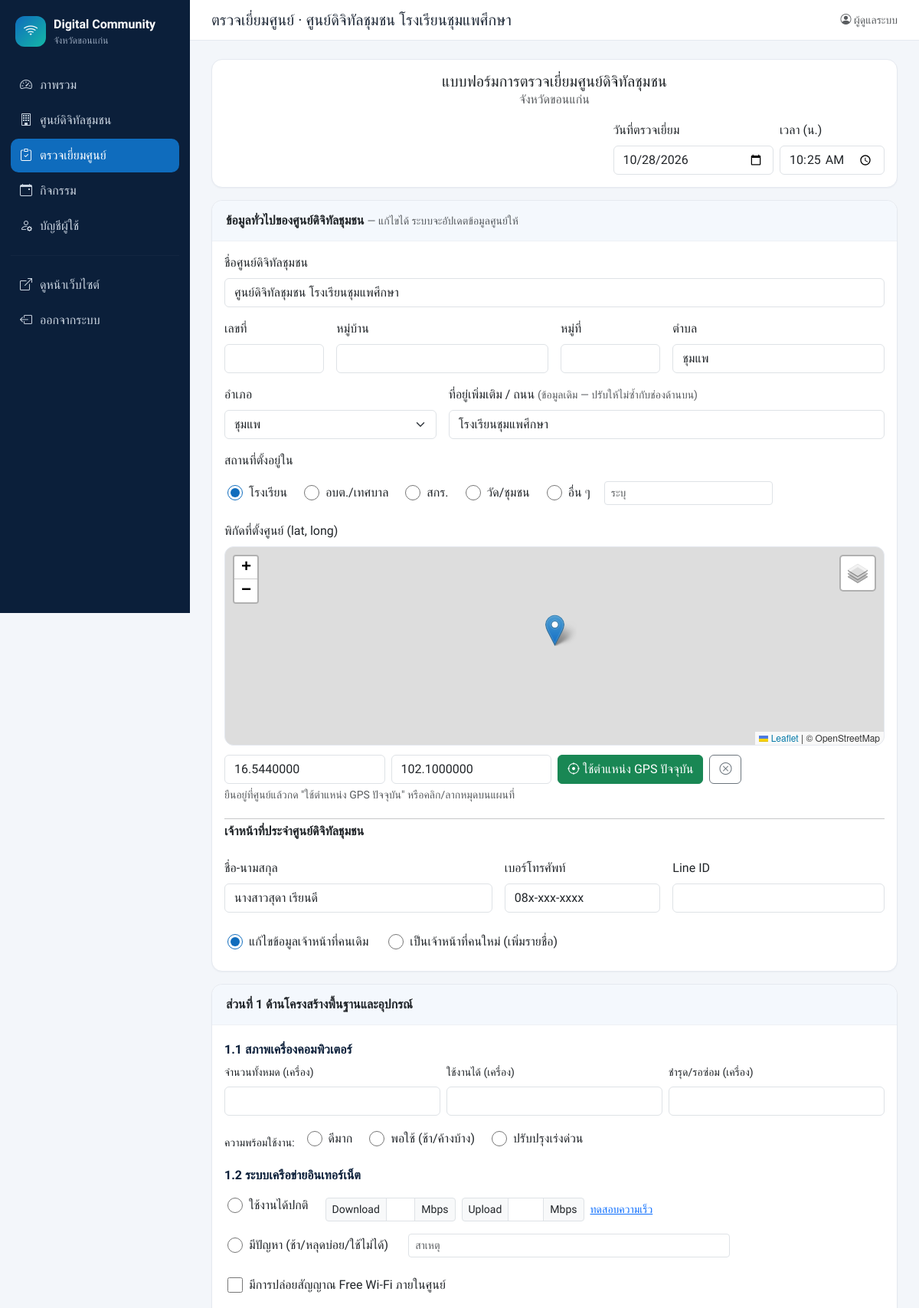
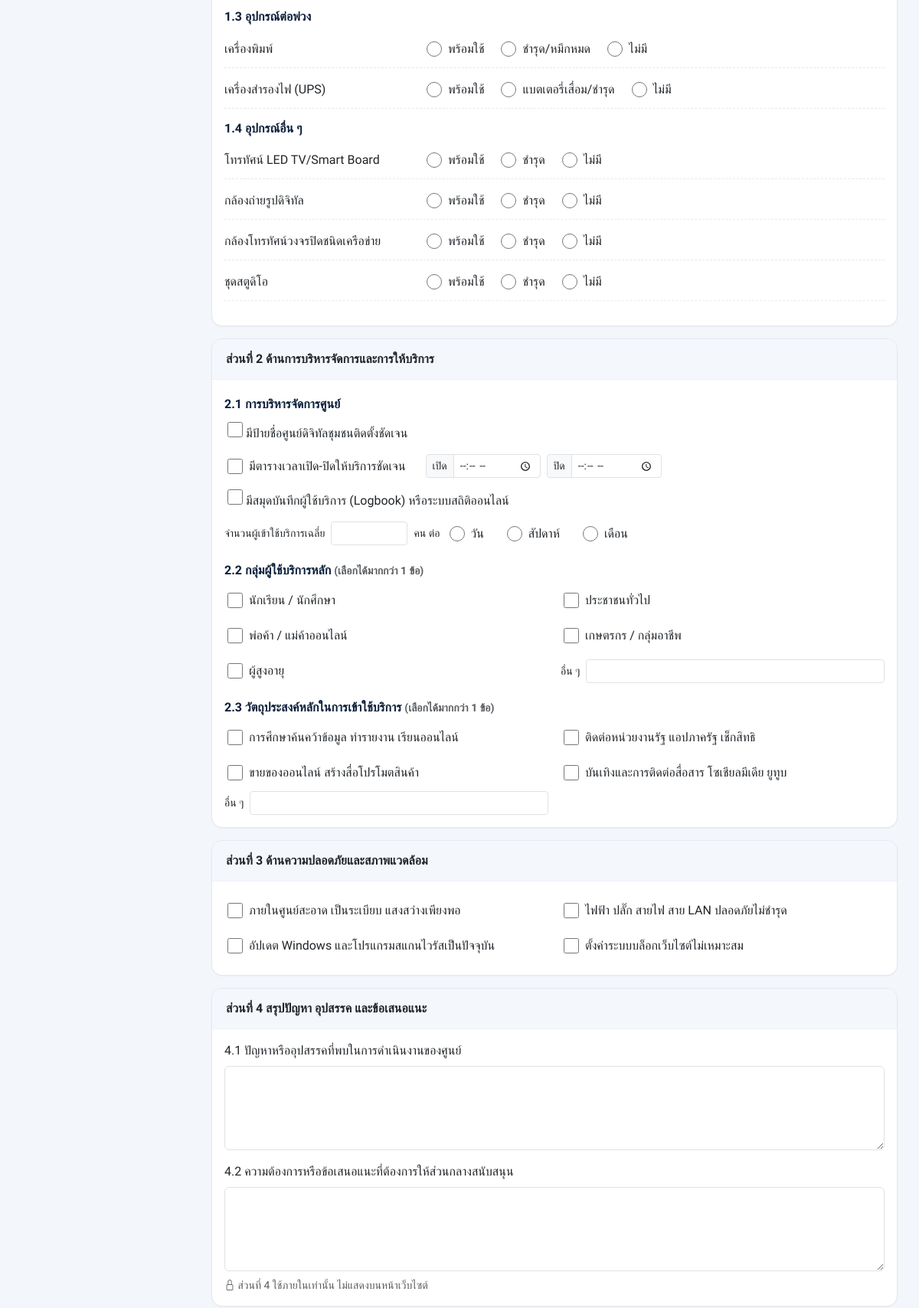
Screenshot of /admin/visit_form.php?center_id=2 (signed in, upper part) with the database file from the repository (2 pictures, top to bottom).
### tables this page shows
CREATE TABLE IF NOT EXISTS centers (
  id            INT UNSIGNED AUTO_INCREMENT PRIMARY KEY,
  code          VARCHAR(30)  NULL,                   
  name          VARCHAR(255) NOT NULL,
  center_type   VARCHAR(100) NOT NULL DEFAULT '',    
  house_no      VARCHAR(30)  NOT NULL DEFAULT '',    
  moo           VARCHAR(10)  NOT NULL DEFAULT '',    
  address       VARCHAR(255) NOT NULL DEFAULT '',    
  village       VARCHAR(100) NOT NULL DEFAULT '',
  subdistrict   VARCHAR(100) NOT NULL DEFAULT '',
  district      VARCHAR(100) NOT NULL DEFAULT '',
  province      VARCHAR(100) NOT NULL DEFAULT 'ขอนแก่น',
  postcode      VARCHAR(10)  NOT NULL DEFAULT '',
  lat           DECIMAL(10,7) NULL,
  lng           DECIMAL(10,7) NULL,
  phone         VARCHAR(50)  NOT NULL DEFAULT '',
  email         VARCHAR(150) NOT NULL DEFAULT '',
  facebook      VARCHAR(255) NOT NULL DEFAULT '',
  open_hours    VARCHAR(150) NOT NULL DEFAULT '',
  services      TEXT NULL,                           
  description   TEXT NULL,
  cover_image   VARCHAR(255) NOT NULL DEFAULT '',
  is_active     TINYINT(1)   NOT NULL DEFAULT 1,
  created_at    DATETIME     NOT NULL DEFAULT CURRENT_TIMESTAMP,
  updated_at    DATETIME     NOT NULL DEFAULT CURRENT_TIMESTAMP ON UPDATE CURRENT_TIMESTAMP,
  UNIQUE KEY uq_code (code),
  KEY idx_district (district)
);

CREATE TABLE IF NOT EXISTS center_staff (
  id          INT UNSIGNED AUTO_INCREMENT PRIMARY KEY,
  center_id   INT UNSIGNED NOT NULL,
  name        VARCHAR(150) NOT NULL,
  position    VARCHAR(150) NOT NULL DEFAULT '',
  phone       VARCHAR(50)  NOT NULL DEFAULT '',
  email       VARCHAR(150) NOT NULL DEFAULT '',
  line_id     VARCHAR(100) NOT NULL DEFAULT '',
  bio         TEXT NULL,
  photo       VARCHAR(255) NOT NULL DEFAULT '',
  sort_order  INT NOT NULL DEFAULT 0,
  created_at  DATETIME NOT NULL DEFAULT CURRENT_TIMESTAMP,
  CONSTRAINT fk_staff_center FOREIGN KEY (center_id) REFERENCES centers(id) ON DELETE CASCADE
);

### admin/visit_form.php (the view, shortened to what the rows shown need)
<?php
require_once __DIR__ . '/../includes/functions.php';
require_once __DIR__ . '/../includes/visit_form.php';
$me = require_login();
$pdo = db();
$visit = null;
$centerId = $visit ? (int)$visit['center_id'] : int_param('center_id');
    ?>
    <?php
$st = $pdo->prepare('SELECT * FROM centers WHERE id = ?');
$st->execute([$centerId]);
$c = $st->fetch();
$st = $pdo->prepare('SELECT * FROM center_staff WHERE center_id = ? ORDER BY sort_order, id');
$st->execute([$centerId]);
$staffList = $st->fetchAll();
$staff = $staffList[0] ?? ['id' => 0, 'name' => '', 'phone' => '', 'line_id' => '', 'position' => ''];
$v = $visit ?: [
    'visit_date' => date('Y-m-d'), 'visit_time' => date('H:i'), 'problems' => '', 'suggestions' => '',
    'informant_name' => $staff['name'], 'informant_position' => $staff['position'] ?: 'เจ้าหน้าที่ประจำศูนย์',
    'inspector_name' => $me['fullname'], 'inspector_position' => '', 'activity_id' => null,
];
$typeSel = visit_type_option((string)$c['center_type']);
$pageTitle = ($visit ? 'แก้ไขการตรวจเยี่ยม' : 'ตรวจเยี่ยมศูนย์') . ' · ' . $c['name'];
require __DIR__ . '/partials/header.php';
?>
<form method="post" enctype="multipart/form-data" class="visit-form">
  <div class="card mb-3 form-head">
    <div class="card-body">
      <div class="text-center mb-3">
        <h2 class="h5 mb-0">แบบฟอร์มการตรวจเยี่ยมศูนย์ดิจิทัลชุมชน</h2>
      </div>
      <div class="row g-2 justify-content-end">
        <div class="col-7 col-md-3"><label class="form-label">วันที่ตรวจเยี่ยม</label>
          <input type="date" name="visit_date" class="form-control" required value="<?= h($v['visit_date']) ?>"></div>
        <div class="col-5 col-md-2"><label class="form-label">เวลา (น.)</label>
          <input type="time" name="visit_time" class="form-control" value="<?= h(substr((string)$v['visit_time'], 0, 5)) ?>"></div>
      </div>
    </div>
  </div>
  <div class="card mb-3">
    <div class="card-body row g-3">
      <div class="col-12"><label class="form-label">ชื่อศูนย์ดิจิทัลชุมชน</label>
        <input name="c_name" class="form-control" required value="<?= h($c['name']) ?>"></div>
      <div class="col-8 col-md-4"><label class="form-label">ตำบล</label><input name="c_subdistrict" class="form-control" value="<?= h($c['subdistrict']) ?>"></div>
      <div class="col-md-8"><label class="form-label">ที่อยู่เพิ่มเติม / ถนน <small class="text-muted">(ข้อมูลเดิม — ปรับให้ไม่ซ้ำกับช่องด้านบน)</small></label>
        <input name="c_address" class="form-control" value="<?= h($c['address']) ?>"></div>
      <div class="col-12"><label class="form-label d-block">สถานที่ตั้งอยู่ใน</label>
        <div class="choice-row">
          <?php foreach (VISIT_LOCATION_TYPES as $val_ => $label): ?>
            <label class="choice"><input type="radio" name="c_type" value="<?= h($val_) ?>" <?= $typeSel === $val_ ? 'checked' : '' ?>> <?= h($label) ?></label>
          <?php endforeach; ?>
          <label class="choice"><input type="radio" name="c_type" value="other" <?= $typeSel === '' ? 'checked' : '' ?>> อื่น ๆ</label>
        </div></div>
      <div class="col-12">
        <div class="row g-2 mt-1 align-items-end">
          <div class="col-6 col-md-3"><input name="lat" id="lat" class="form-control" placeholder="Latitude" value="<?= h($c['lat']) ?>"></div>
          <div class="col-6 col-md-3"><input name="lng" id="lng" class="form-control" placeholder="Longitude" value="<?= h($c['lng']) ?>"></div>
        </div>
      </div>
      <div class="col-md-5"><label class="form-label">ชื่อ-นามสกุล</label><input name="staff_name" class="form-control" value="<?= h($staff['name']) ?>"></div>
      <div class="col-6 col-md-3"><label class="form-label">เบอร์โทรศัพท์</label><input name="staff_phone" type="tel" class="form-control" value="<?= h($staff['phone']) ?>"></div>
    </div>
  </div>
</form>
<?php require __DIR__ . '/partials/footer.php'; ?>

### admin/partials/header.php (shortened to what the rows shown need)
<?php
$user = require_login();
$pageTitle = $pageTitle ?? 'ระบบจัดการ';
?><!doctype html>
<html lang="th">
<head>
<link href="https://cdn.jsdelivr.net/npm/bootstrap@5.3.3/dist/css/bootstrap.min.css" rel="stylesheet">
<link href="https://cdn.jsdelivr.net/npm/bootstrap-icons@1.11.3/font/bootstrap-icons.min.css" rel="stylesheet">
<link href="https://cdnjs.cloudflare.com/ajax/libs/leaflet/1.9.4/leaflet.min.css" rel="stylesheet">
<link href="../assets/css/admin.css" rel="stylesheet">
</head>
<body>
<div class="admin-wrap">
  <main class="content">
    <header class="topbar">
      <h1 class="h5 mb-0"><?= h($pageTitle) ?></h1>
      <div class="ms-auto small text-muted"><i class="bi bi-person-circle"></i> <?= h($user['fullname'] ?: $user['username']) ?></div>
    </header>
    <div class="content-body">

### rows the page displays
centers: name "ตรวจเยี่ยมศูนย์ · ศูนย์ดิจิทัลชุมชน โรงเรียนชุมแพศึกษา", c_name "ศูนย์ดิจิทัลชุมชน โรงเรียนชุมแพศึกษา", c_subdistrict "ชุมแพ", c_address "โรงเรียนชุมแพศึกษา", center_type "☑ โรงเรียน", center_type "☐ อบต./เทศบาล", center_type "☐ สกร.", center_type "☐ วัด/ชุมชน", center_type "☐ อื่น ๆ", lat "16.5440000", lng "102.1000000"
center_staff: visit_date "10/28/2026", visit_time "10:25", staff_name "นางสาวสุดา เรียนดี", staff_phone "08x-xxx-xxxx"

### other values shown
PROVINCE "ขอนแก่น"
$label "ภาพรวม"
$label "ศูนย์ดิจิทัลชุมชน"
$label "ตรวจเยี่ยมศูนย์"
$label "กิจกรรม"
$label "บัญชีผู้ใช้"
$user['fullname'] ?: $user['username'] "ผู้ดูแลระบบ"
$label "โรงเรียน"
$label "อบต./เทศบาล"
$label "สกร."
$label "วัด/ชุมชน"
$o "ดีมาก"
$o "พอใช้ (ช้า/ค้างบ้าง)"
$o "ปรับปรุงเร่งด่วน"
$title "1.3 อุปกรณ์ต่อพ่วง"
